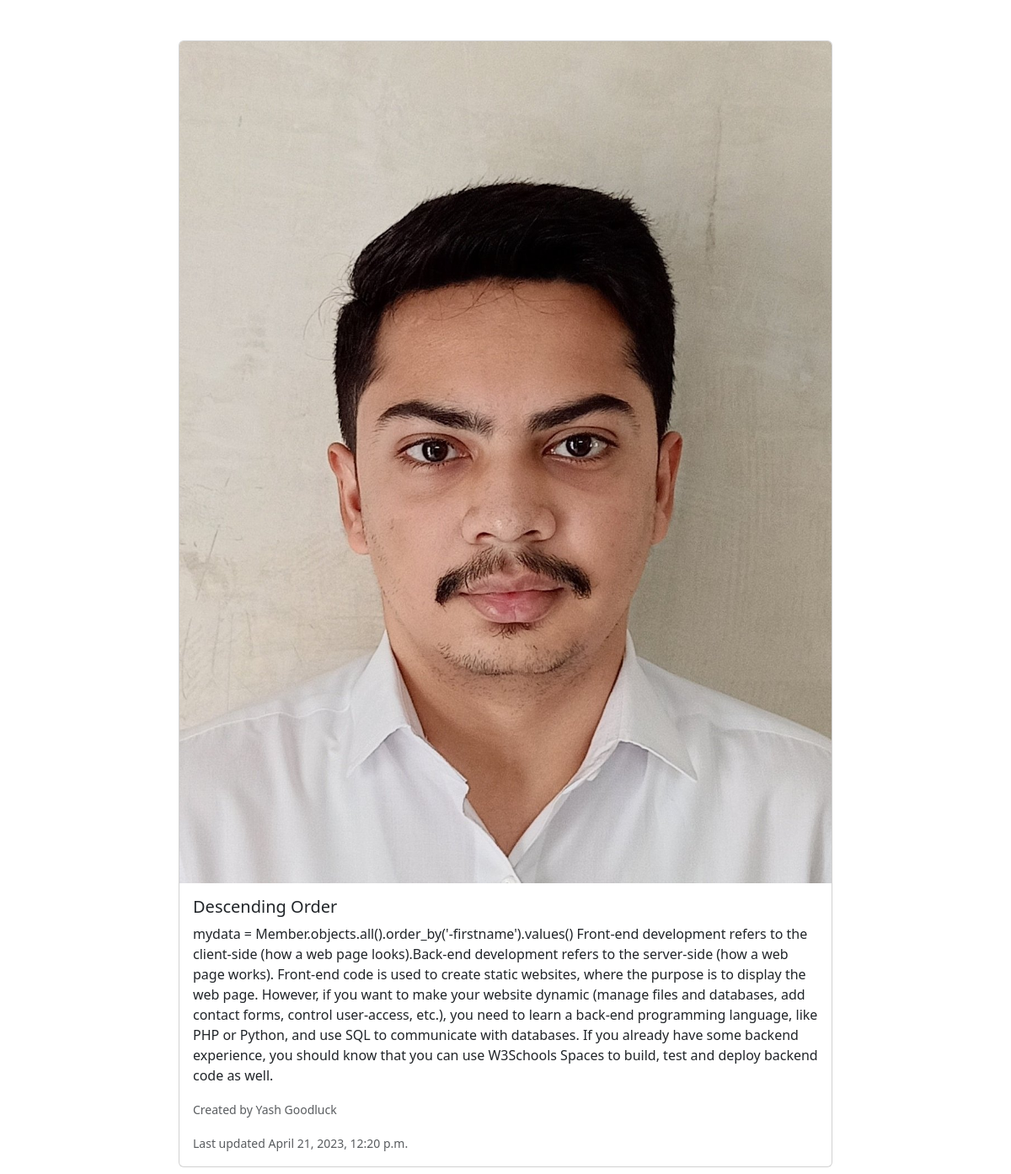
Page /currentpost/6 on the committed database.
### blog/models.py (models this page shows, shortened)
class Blog(models.Model):
    title = models.CharField(max_length=50)
    desc = models.TextField()
    pic = models.FileField(upload_to='blogimage', default='default.jpg')
    auther = models.ForeignKey(Blogger, on_delete=models.CASCADE)
    posted = models.DateTimeField(auto_now=True, auto_now_add=False)

class Blogger(models.Model):
    name = models.CharField( max_length=50)
    email = models.EmailField(unique=True)
    password = models.CharField( max_length=50)

### blog/views.py (the view)
# urls.py: path('currentpost/<int:pk>',currentpost,name='currentpost'),
def currentpost(request,pk):
    post = Blog.objects.get(id = pk)
    return render(request,'post.html',{'post':post})

### blog/templates/post.html (shortened to what this page needs)
<!DOCTYPE html>
<html lang="en">
<head>
  <link href="https://cdn.jsdelivr.net/npm/bootstrap@5.3.0-alpha3/dist/css/bootstrap.min.css" rel="stylesheet">
</head>
<body>
  <div class="container mt-5 col-md-8" style="min-height:650px;">
    <div class="card mb-3">
      <img src={{post.pic.url}} class="card-img-top" alt="...">
      <div class="card-body">
        <h5 class="card-title">{{post.title}}</h5>
        <p class="card-text">{{post.desc}}</p>
        <p class="card-text"><small class="text-body-secondary">Created by {{post.auther.name}}</small></p>
        <p class="card-text"><small class="text-body-secondary">Last updated {{post.posted}}</small></p>
      </div>
    </div>
</div>
</body>
</html>

### rows in the picture
Blog: pic (picture), title "Descending Order", desc "mydata = Member.objects.all().order_by('-firstname').values() Front-end development refers to the client-side (how a web page looks).Back-end development refers to the server-side (how a web page works). Front-end code is used to create static websites, where the purpose is to display the web page. However, if you want to make your website dynamic (manage files and databases, add contact forms, control user-access, etc.), you need to learn a back-end programming language, like PHP or Python, and use SQL to communicate with databases. If you already have some backend experience, you should know that you can use W3Schools Spaces to build, test and deploy backend code as well.", auther.name "Yash Goodluck", posted "April 21, 2023, 12:20 p.m."
